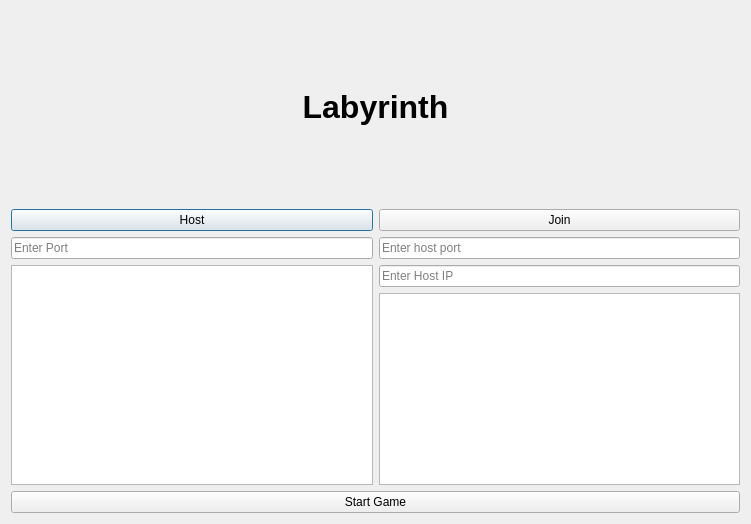
<?xml version="1.0" encoding="UTF-8"?>
<ui version="4.0">
 <class>Network</class>
 <widget class="QDialog" name="Network">
  <property name="geometry">
   <rect>
    <x>0</x>
    <y>0</y>
    <width>751</width>
    <height>524</height>
   </rect>
  </property>
  <property name="windowTitle">
   <string>Dialog</string>
  </property>
  <layout class="QVBoxLayout" name="verticalLayout_7">
   <item>
    <spacer name="verticalSpacer_2">
     <property name="orientation">
      <enum>Qt::Vertical</enum>
     </property>
     <property name="sizeHint" stdset="0">
      <size>
       <width>20</width>
       <height>72</height>
      </size>
     </property>
    </spacer>
   </item>
   <item>
    <widget class="QLabel" name="label">
     <property name="font">
      <font>
       <pointsize>24</pointsize>
       <weight>75</weight>
       <bold>true</bold>
      </font>
     </property>
     <property name="text">
      <string>Labyrinth</string>
     </property>
     <property name="alignment">
      <set>Qt::AlignCenter</set>
     </property>
    </widget>
   </item>
   <item>
    <spacer name="verticalSpacer">
     <property name="orientation">
      <enum>Qt::Vertical</enum>
     </property>
     <property name="sizeHint" stdset="0">
      <size>
       <width>20</width>
       <height>71</height>
      </size>
     </property>
    </spacer>
   </item>
   <item>
    <layout class="QHBoxLayout" name="horizontalLayout_3">
     <item>
      <layout class="QVBoxLayout" name="verticalLayout_5">
       <item>
        <widget class="QPushButton" name="host_button">
         <property name="text">
          <string>Host</string>
         </property>
        </widget>
       </item>
       <item>
        <widget class="QLineEdit" name="hostPortEdit">
         <property name="placeholderText">
          <string>Enter Port</string>
         </property>
        </widget>
       </item>
       <item>
        <widget class="QTextBrowser" name="host_browser"/>
       </item>
      </layout>
     </item>
     <item>
      <layout class="QVBoxLayout" name="verticalLayout_6">
       <item>
        <widget class="QPushButton" name="join_button">
         <property name="text">
          <string>Join</string>
         </property>
        </widget>
       </item>
       <item>
        <widget class="QLineEdit" name="joinPortEdit">
         <property name="placeholderText">
          <string>Enter host port</string>
         </property>
        </widget>
       </item>
       <item>
        <widget class="QLineEdit" name="joinIPEdit">
         <property name="placeholderText">
          <string>Enter Host IP</string>
         </property>
        </widget>
       </item>
       <item>
        <widget class="QTextBrowser" name="join_browser"/>
       </item>
      </layout>
     </item>
    </layout>
   </item>
   <item>
    <widget class="QPushButton" name="startButton">
     <property name="text">
      <string>Start Game</string>
     </property>
    </widget>
   </item>
  </layout>
 </widget>
 <resources/>
 <connections/>
</ui>
